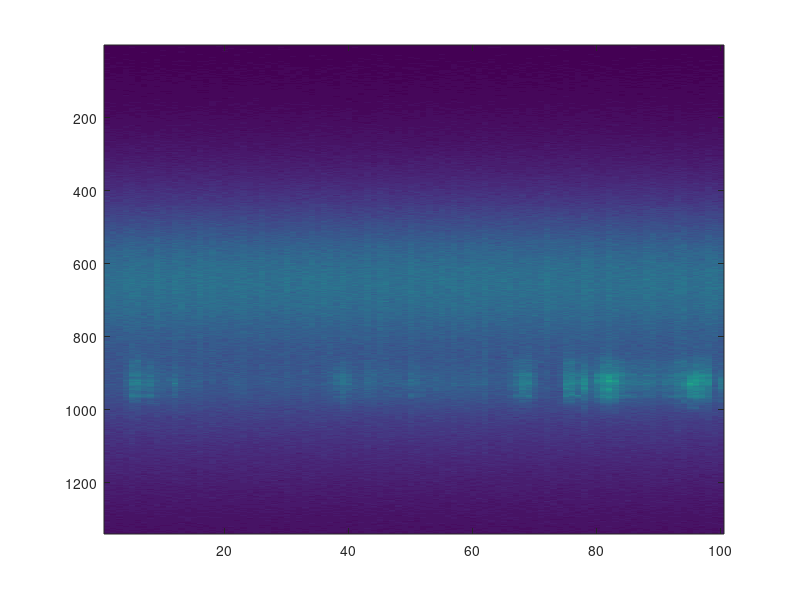

The MATLAB source for this figure:
%% Clean UP
close all;
clear all;
clc;
%% Load Data
load('SpectralStatData.mat');
POWER = 8;
Data.power(POWER)*1000

%% PLOT single pulse
%plot(Data.Wavel, Data.singleSpec(1).data(:,1))
%plot(Data.Wavel ,Data.singleSpec(7).data)
imagesc(Data.singleSpec(POWER).data)
%writematrix(Data.Wavel,"Frequencies.csv", 'Delimiter',',')
%FILENAME = "RawData"+ round(Data.power(POWER)*1000)+ "[uJcm2].csv";%
%writematrix(Data.singleSpec(POWER).data,FILENAME,'Delimiter',',');